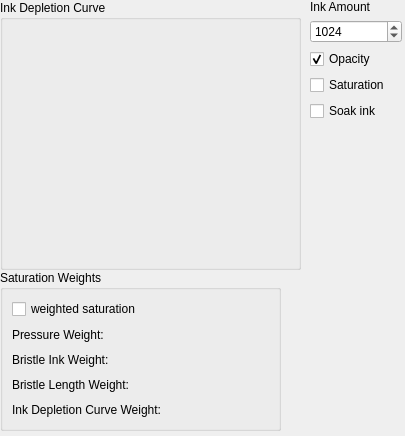
<?xml version="1.0" encoding="UTF-8"?>
<ui version="4.0">
 <class>WdgInkOptions</class>
 <widget class="QWidget" name="WdgInkOptions">
  <property name="geometry">
   <rect>
    <x>0</x>
    <y>0</y>
    <width>405</width>
    <height>436</height>
   </rect>
  </property>
  <property name="sizePolicy">
   <sizepolicy hsizetype="Minimum" vsizetype="Minimum">
    <horstretch>0</horstretch>
    <verstretch>0</verstretch>
   </sizepolicy>
  </property>
  <property name="minimumSize">
   <size>
    <width>405</width>
    <height>400</height>
   </size>
  </property>
  <widget class="QWidget" name="layoutWidget">
   <property name="geometry">
    <rect>
     <x>300</x>
     <y>0</y>
     <width>102</width>
     <height>391</height>
    </rect>
   </property>
   <layout class="QVBoxLayout" name="verticalLayout">
    <property name="leftMargin">
     <number>10</number>
    </property>
    <item>
     <widget class="QLabel" name="inkLabel">
      <property name="text">
       <string>Ink Amount</string>
      </property>
     </widget>
    </item>
    <item>
     <widget class="QSpinBox" name="inkAmountSpinBox">
      <property name="maximum">
       <number>10000</number>
      </property>
      <property name="value">
       <number>1024</number>
      </property>
     </widget>
    </item>
    <item>
     <widget class="QCheckBox" name="opacityCBox">
      <property name="text">
       <string>Opacity</string>
      </property>
      <property name="checked">
       <bool>true</bool>
      </property>
     </widget>
    </item>
    <item>
     <widget class="QCheckBox" name="saturationCBox">
      <property name="enabled">
       <bool>true</bool>
      </property>
      <property name="text">
       <string>Saturation</string>
      </property>
      <property name="checked">
       <bool>false</bool>
      </property>
     </widget>
    </item>
    <item>
     <widget class="QCheckBox" name="soakInkCBox">
      <property name="enabled">
       <bool>true</bool>
      </property>
      <property name="toolTip">
       <string>Soak ink from the initial position of the stroke</string>
      </property>
      <property name="text">
       <string>Soak ink</string>
      </property>
      <property name="checked">
       <bool>false</bool>
      </property>
     </widget>
    </item>
    <item>
     <spacer name="verticalSpacer">
      <property name="orientation">
       <enum>Qt::Vertical</enum>
      </property>
      <property name="sizeHint" stdset="0">
       <size>
        <width>20</width>
        <height>288</height>
       </size>
      </property>
     </spacer>
    </item>
   </layout>
  </widget>
  <widget class="QGroupBox" name="groupBox">
   <property name="geometry">
    <rect>
     <x>0</x>
     <y>0</y>
     <width>301</width>
     <height>270</height>
    </rect>
   </property>
   <property name="sizePolicy">
    <sizepolicy hsizetype="Preferred" vsizetype="Preferred">
     <horstretch>0</horstretch>
     <verstretch>0</verstretch>
    </sizepolicy>
   </property>
   <property name="minimumSize">
    <size>
     <width>0</width>
     <height>0</height>
    </size>
   </property>
   <property name="title">
    <string>Ink Depletion Curve</string>
   </property>
   <widget class="KisCurveWidget" name="inkCurve">
    <property name="geometry">
     <rect>
      <x>9</x>
      <y>33</y>
      <width>271</width>
      <height>228</height>
     </rect>
    </property>
   </widget>
  </widget>
  <widget class="QGroupBox" name="weightGroup">
   <property name="geometry">
    <rect>
     <x>0</x>
     <y>270</y>
     <width>281</width>
     <height>161</height>
    </rect>
   </property>
   <property name="title">
    <string>Saturation Weights</string>
   </property>
   <layout class="QGridLayout" name="gridLayout">
    <item row="0" column="0">
     <widget class="QCheckBox" name="useWeightCHBox">
      <property name="text">
       <string>weighted saturation</string>
      </property>
     </widget>
    </item>
    <item row="2" column="0">
     <widget class="QLabel" name="label_2">
      <property name="text">
       <string>Bristle Ink Weight:</string>
      </property>
     </widget>
    </item>
    <item row="1" column="0">
     <widget class="QLabel" name="label">
      <property name="text">
       <string>Pressure Weight:</string>
      </property>
     </widget>
    </item>
    <item row="2" column="2">
     <widget class="KisDoubleSliderSpinBox" name="bristleInkAmountSlider">
      <property name="sizePolicy">
       <sizepolicy hsizetype="Expanding" vsizetype="Expanding">
        <horstretch>0</horstretch>
        <verstretch>0</verstretch>
       </sizepolicy>
      </property>
     </widget>
    </item>
    <item row="3" column="0">
     <widget class="QLabel" name="label_3">
      <property name="text">
       <string>Bristle Length Weight:</string>
      </property>
     </widget>
    </item>
    <item row="3" column="2">
     <widget class="KisDoubleSliderSpinBox" name="bristleLengthSlider">
      <property name="sizePolicy">
       <sizepolicy hsizetype="Expanding" vsizetype="Expanding">
        <horstretch>0</horstretch>
        <verstretch>0</verstretch>
       </sizepolicy>
      </property>
     </widget>
    </item>
    <item row="1" column="2">
     <widget class="KisDoubleSliderSpinBox" name="pressureSlider">
      <property name="sizePolicy">
       <sizepolicy hsizetype="Expanding" vsizetype="Expanding">
        <horstretch>0</horstretch>
        <verstretch>0</verstretch>
       </sizepolicy>
      </property>
     </widget>
    </item>
    <item row="4" column="0">
     <widget class="QLabel" name="label_4">
      <property name="text">
       <string>Ink Depletion Curve Weight:</string>
      </property>
     </widget>
    </item>
    <item row="4" column="2">
     <widget class="KisDoubleSliderSpinBox" name="inkDepletionSlider">
      <property name="sizePolicy">
       <sizepolicy hsizetype="Expanding" vsizetype="Expanding">
        <horstretch>0</horstretch>
        <verstretch>0</verstretch>
       </sizepolicy>
      </property>
     </widget>
    </item>
   </layout>
  </widget>
 </widget>
 <customwidgets>
  <customwidget>
   <class>KisDoubleSliderSpinBox</class>
   <extends>QWidget</extends>
   <header>kis_slider_spin_box.h</header>
   <container>1</container>
  </customwidget>
  <customwidget>
   <class>KisCurveWidget</class>
   <extends>QWidget</extends>
   <header>widgets/kis_curve_widget.h</header>
   <container>1</container>
  </customwidget>
 </customwidgets>
 <resources/>
 <connections/>
</ui>
